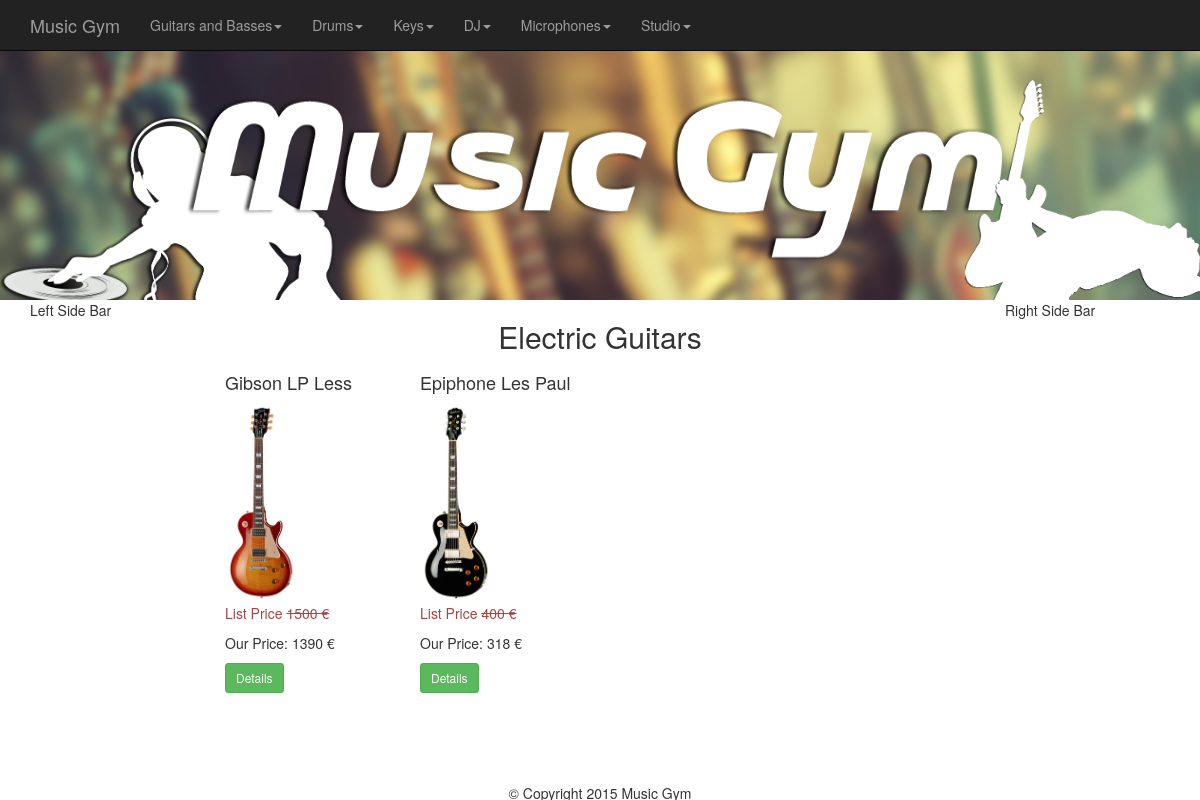
The app's page /category.php?cat=31 with its own data.
### tables this page shows
CREATE TABLE IF NOT EXISTS `categories` (
  `id` int(11) NOT NULL AUTO_INCREMENT,
  `category` varchar(255) NOT NULL,
  `parent` int(11) NOT NULL DEFAULT '0',
  PRIMARY KEY (`id`)
);

CREATE TABLE IF NOT EXISTS `products` (
  `id` int(11) NOT NULL AUTO_INCREMENT,
  `title` varchar(255) NOT NULL,
  `price` decimal(10,0) NOT NULL,
  `list_price` decimal(10,0) NOT NULL,
  `brand` int(11) NOT NULL,
  `categories` varchar(255) NOT NULL,
  `image` varchar(255) NOT NULL,
  `description` text NOT NULL,
  `featured` tinyint(4) NOT NULL DEFAULT '0',
  `deleted` tinyint(4) NOT NULL DEFAULT '0',
  `quantity` int(11) NOT NULL,
  PRIMARY KEY (`id`)
);

### helpers/helpers.php (called while the page is built, shortened)
<?php
function sanitize($dirty){
    return htmlentities($dirty, ENT_QUOTES, "UTF-8");
}
function get_category($child_id){
    global $db;
    $id = sanitize($child_id);
    $sql = "SELECT p.id AS 'pid', p.category AS 'parent', c.id AS 'cid', c.category AS 'child'
            FROM categories c
            INNER JOIN categories p
            ON c.parent = p.id
            WHERE c.id='$id'";
    $query = $db->query($sql);
    $category = mysqli_fetch_assoc($query);
    return $category;
}

### category.php (the view)
<?php
require_once 'core/init.php';
include 'includes/head.php';
include 'includes/navigation.php';
include 'includes/headerpartial.php';
include 'includes/leftbar.php';
if(isset($_GET['cat'])){
    $cat_id = sanitize($_GET['cat']);
}else{
    $cat_id='';
}
$sql = "SELECT * FROM  products WHERE categories = '$cat_id'";
$productQuery = $db->query($sql);
$category = get_category($cat_id);
?>
            <div class="col-md-8">
                <div class="row">
                    <h2 class="text-center"><?=$category['child']; ?></h2>
                    <?php while($product = mysqli_fetch_assoc($productQuery)) : ?>
                        <div class="col-md-3">
                            <h4><?= $product['title']; ?></h4>
                            <img src="<?= $product['image'];?>" alt="<?= $product['title']; ?>" class="img-thumb"/>
                            <p class="list-price text-danger">List Price <s><?= $product['list_price'];?> &euro;</s></p>
                            <p class="price">Our Price: <?= $product['price'];?> &euro;</p>
                            <button type="button" class="btn btn-sm btn-success" onclick="detailsmodal(<?= $product['id']; ?>)" >Details</button>
                        </div>
                    <?php endwhile; ?>
                </div>
            </div>
<?php
include 'includes/rightbar.php';
include 'includes/footer.php';
?>

### includes/navigation.php (shortened to what this page needs)
<?php
$sql = "SELECT * FROM categories WHERE parent = 0";
$pquery = $db->query($sql);
?>
        <nav class="navbar navbar-inverse navbar-fixed-top">
            <div class="container">
                <a href="index.php" class="navbar-brand">Music Gym</a>
                <ul class="nav navbar-nav">
                    <?php while($parent = mysqli_fetch_assoc($pquery))  : ?>
                    <li class="dropdown">
                        <a href="#" class="dropdown-toggle" data-toggle="dropdown"><?php echo $parent['category']; ?><span class="caret"></span></a>
                    </li>
                    <?php endwhile; ?>
                </ul>
            </div>
        </nav>

### css/main.css (style rules this page uses)
body { padding-top: 50px; }
.img-thumb { width: auto; height: 200px; }

### records on screen
categories: category "Guitars and Basses", categories.category "Electric Guitars"
categories: category "Drums"
categories: category "Keys"
categories: category "DJ"
categories: category "Microphones"
categories: category "Studio"
products: title "Gibson LP Less", image+title (picture), list_price "1500", price "1390"
products: title "Epiphone Les Paul", image+title (picture), list_price "400", price "318"
